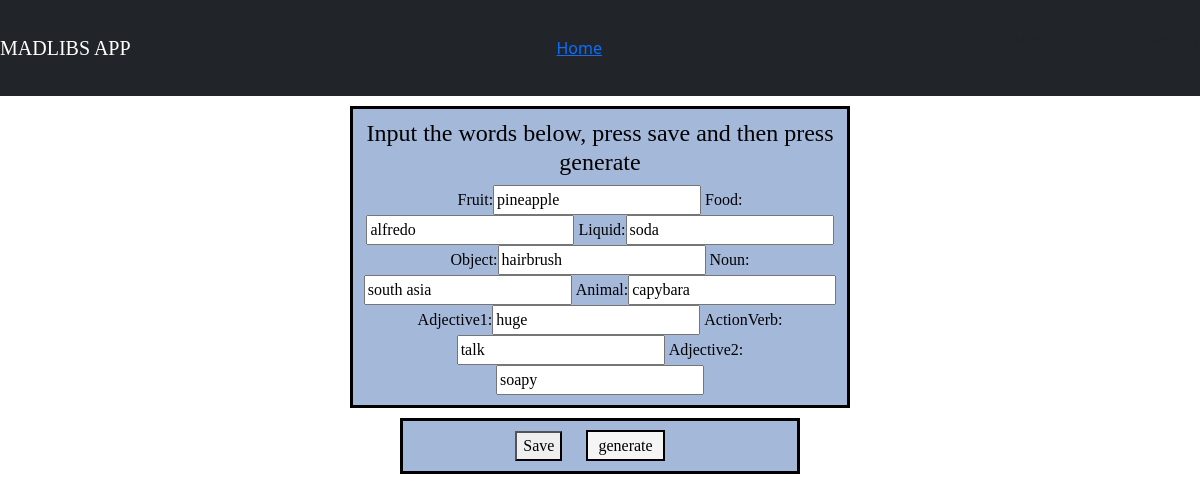
/story/breakfast/1, run on the app's committed database.
### story/models.py (models this page shows)
class Breakfast(models.Model):
    fruit = models.CharField(max_length=50)
    food = models.CharField(max_length=50)
    liquid = models.CharField(max_length=50)
    object = models.CharField(max_length=50)
    noun = models.CharField(max_length=50)
    animal = models.CharField(max_length=50)
    adjective1 = models.CharField(max_length=50)
    actionVerb = models.CharField(max_length=50)
    adjective2 = models.CharField(max_length=50)

### story/views.py (the view)
# urls.py: path('breakfast/<int:id>', views.breakfast_update, name="breakfast_update"),
def breakfast_update(request, id):
    item = Breakfast.objects.get(id=id)
    form = BreakfastForm(request.POST or None, instance=item)
    if form.is_valid():
        form.save()
        return redirect('/story/breakfast/1')
    return render(request, 'story/breakfast-form.html', {'form':form, 'item':item})

### story/forms.py
class BreakfastForm(forms.ModelForm):
    class Meta:
        model = Breakfast
        fields = ['fruit', 'food', 'liquid', 'object',
                  'noun', 'animal', 'adjective1', 'actionVerb', 'adjective2']

### story/templates/story/breakfast-form.html (shortened to what this page needs)
{% extends 'story/base.html' %}
{% block body %}
<form method="POST">
    <div class="div-form" style="width:500px">
        <h4>Input the words below, press save and then press generate</h4>
        {{ form }}
    </div>
    <div class="save">
        <button type="submit">Save</button>
        <a class="generate" href="/story/breakfast_story/1">generate</a>
    </div>
</form>
{% endblock %}

### story/static/story/style.css (style rules this page uses)
h4 { font-family: "Cooper Black" }
form { font-family: Calibri; }
div { color: black; border: solid black; text-align: center; margin: 20px 20px; padding: 10px; background-color: #E1F7FA; }
.save { background-color: #A4B8DA; width:400px; margin: 10px auto; }
.div-form { background-color: #A4B8DA; width: 200px; margin: 10px auto; }
.generate { border:black solid 2px; background-color: whitesmoke; color: black; padding: 5px 10px; text-decoration: none; margin: 20px; }

### data on the page
Breakfast: fruit "pineapple", food "alfredo", liquid "soda", object "hairbrush", noun "south asia", animal "capybara", adjective1 "huge", actionVerb "talk", adjective2 "soapy"
